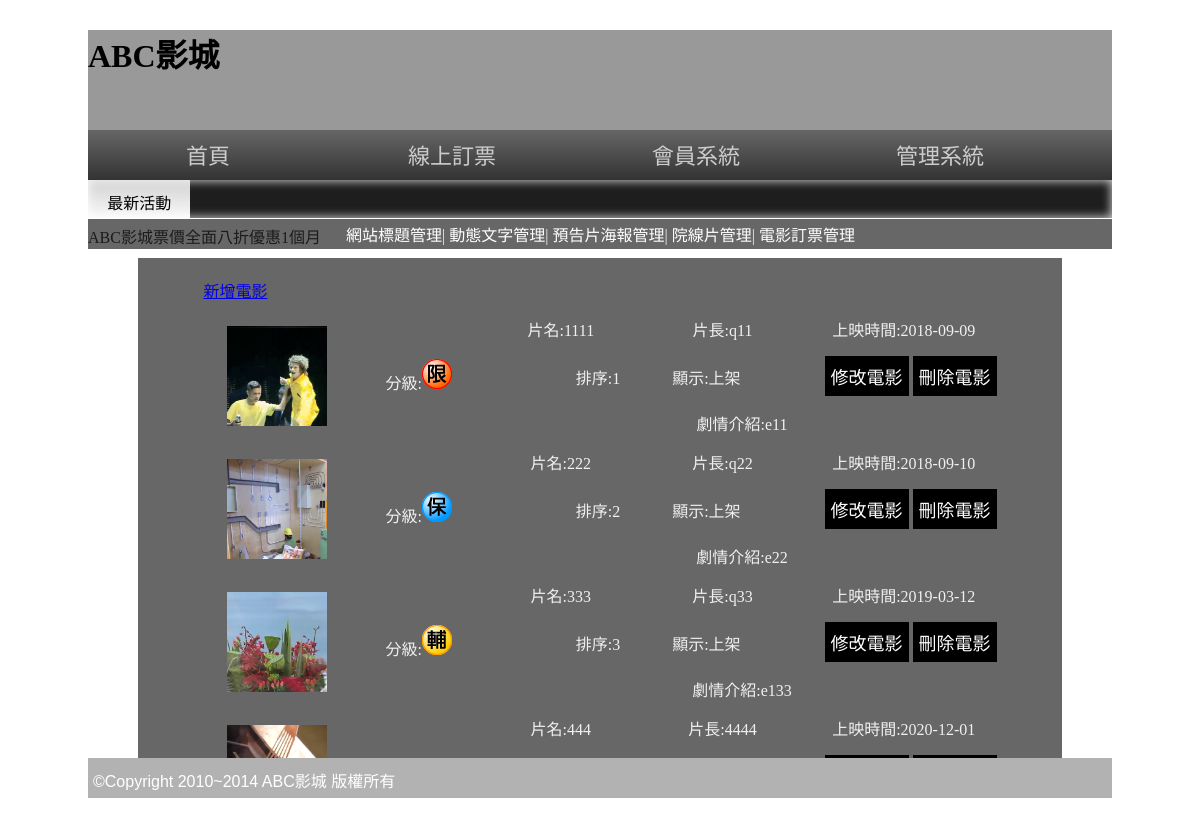
Screenshot of /admin.php?do=admin&redo=vv with the database file from the repository.
### tables this page shows
CREATE TABLE `movie` (
  `movie_seq` int(10) UNSIGNED NOT NULL,
  `movie_name` text NOT NULL,
  `movie_long` text NOT NULL,
  `movie_date` date NOT NULL,
  `movie_fa` text NOT NULL,
  `movie_dir` text NOT NULL,
  `movie_lv` int(5) NOT NULL,
  `movie_movie` text NOT NULL,
  `movie_img` text NOT NULL,
  `movie_con` text NOT NULL,
  `movie_display` int(2) NOT NULL,
  `movie_desc` int(10) NOT NULL
);

### vv.php (the view)
<?php
$sql = "select * from movie order by movie_desc";
$c1  = mysqli_query($link,$sql);
$c2  = mysqli_fetch_assoc($c1);
?>
<table width="90%" border="0" align="center" cellpadding="5" cellspacing="5">
  <tr>
    <td colspan="5" align="left"><a href='admin.php?do=admin&redo=vvadd'>新增電影</a></td>
  </tr>
  <?php do{ ?>
  <tr>
    <td width="20%" rowspan="3" align="center" valign="middle"><img src="img/<?=$c2["movie_img"]?>" width="100px" height="100px"></td>
    <td width="15%" rowspan="3" align="center" valign="middle">
    <?php if($c2["movie_lv"] == 1){
      $img = "img/03C01.png";
    }else if($c2["movie_lv"] == 2){
      $img = "img/03C02.png";
    }else if($c2["movie_lv"] == 3){
      $img = "img/03C03.png";
    }else if($c2["movie_lv"] == 4){
      $img = "img/03C04.png";
    } ?>
    分級:<img src="<?=$img?>" >
    </td>
    <td width="20%" align="center" valign="middle">片名:<?=$c2["movie_name"]?></td>
    <td width="20%" align="center" valign="middle">片長:<?=$c2["movie_long"]?></td>
    <td width="25%" align="center" valign="middle">上映時間:<?=$c2["movie_date"]?></td>
  </tr>
  <tr>
    <td colspan="3" align="right" valign="middle">
    排序:<?=$c2["movie_desc"]?>
    <?php if($c2["movie_display"] == 0){
      $dd = "下架";
    }else if($c2["movie_display"] == 1){
      $dd = "上架";
    } ?>
    顯示:<?=$dd?>
    <input type="button" value="修改電影" onclick="document.location.href='admin.php?do=admin&redo=vvup&seq=<?=$c2["movie_seq"]?>'">
    <input type="button" value="刪除電影" onclick="document.location.href='vvdel.php?seq=<?=$c2["movie_seq"]?>'">
    </td>
  </tr>
  <tr>
    <td colspan="3" align="center" valign="middle">劇情介紹:<?=nl2br($c2["movie_con"])?></td>
  </tr>
  <?php }while($c2  = mysqli_fetch_assoc($c1)) ?>
</table>

### css/css.css (style rules this page uses)
body { background:url(../icon/b.png); font-family:微軟正黑體; }
input[type='button'],input[type='submit'],input[type='reset'],button,.button { min-width:70px; min-height:40px; background:#000; color:#fff; border:none; cursor:pointer; font-size:18px; text-decoration:none; }

### rows the page displays
movie: movie_img (picture), shows a picture, movie_name "1111", movie_long "q11", movie_date "2018-09-09", movie_desc "1", movie_display "上架", movie_con "e11"
movie: movie_img (picture), shows a picture, movie_name "222", movie_long "q22", movie_date "2018-09-10", movie_desc "2", movie_display "上架", movie_con "e22"
movie: movie_img (picture), shows a picture, movie_name "333", movie_long "q33", movie_date "2019-03-12", movie_desc "3", movie_display "上架", movie_con "e133"
movie: movie_img (picture), movie_name "444", movie_long "4444", movie_date "2020-12-01"
